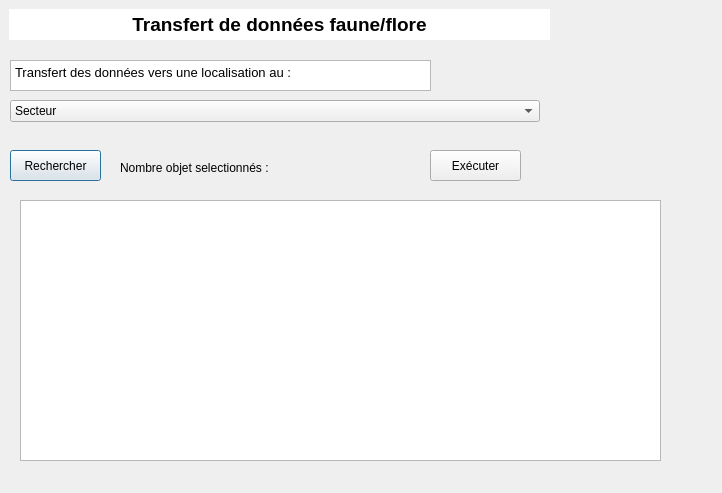
<?xml version="1.0" encoding="UTF-8"?>
<ui version="4.0">
 <class>dlg_settings</class>
 <widget class="QDialog" name="dlg_settings">
  <property name="geometry">
   <rect>
    <x>0</x>
    <y>0</y>
    <width>722</width>
    <height>493</height>
   </rect>
  </property>
  <property name="windowTitle">
   <string>Settings</string>
  </property>
  <property name="autoFillBackground">
   <bool>true</bool>
  </property>
  <property name="locale">
   <locale language="English" country="UnitedStates"/>
  </property>
  <widget class="QTextEdit" name="lbl_title">
   <property name="enabled">
    <bool>true</bool>
   </property>
   <property name="geometry">
    <rect>
     <x>9</x>
     <y>9</y>
     <width>541</width>
     <height>31</height>
    </rect>
   </property>
   <property name="focusPolicy">
    <enum>Qt::NoFocus</enum>
   </property>
   <property name="autoFillBackground">
    <bool>false</bool>
   </property>
   <property name="frameShape">
    <enum>QFrame::NoFrame</enum>
   </property>
   <property name="frameShadow">
    <enum>QFrame::Raised</enum>
   </property>
   <property name="lineWidth">
    <number>0</number>
   </property>
   <property name="html">
    <string>&lt;!DOCTYPE HTML PUBLIC &quot;-//W3C//DTD HTML 4.0//EN&quot; &quot;http://www.w3.org/TR/REC-html40/strict.dtd&quot;&gt;
&lt;html&gt;&lt;head&gt;&lt;meta name=&quot;qrichtext&quot; content=&quot;1&quot; /&gt;&lt;style type=&quot;text/css&quot;&gt;
p, li { white-space: pre-wrap; }
&lt;/style&gt;&lt;/head&gt;&lt;body style=&quot; font-family:'Ubuntu'; font-size:11pt; font-weight:400; font-style:normal;&quot;&gt;
&lt;p align=&quot;center&quot; style=&quot; margin-top:0px; margin-bottom:0px; margin-left:0px; margin-right:0px; -qt-block-indent:0; text-indent:0px;&quot;&gt;&lt;span style=&quot; font-family:'MS Shell Dlg 2'; font-size:14pt; font-weight:600;&quot;&gt;Transfert de données faune/flore&lt;/span&gt;&lt;/p&gt;&lt;/body&gt;&lt;/html&gt;</string>
   </property>
  </widget>
  <widget class="QComboBox" name="cbx_typCible">
   <property name="geometry">
    <rect>
     <x>10</x>
     <y>100</y>
     <width>530</width>
     <height>22</height>
    </rect>
   </property>
   <item>
    <property name="text">
     <string>Secteur</string>
    </property>
   </item>
   <item>
    <property name="text">
     <string>Gîte Chiro</string>
    </property>
   </item>
   <item>
    <property name="text">
     <string>Site CEN</string>
    </property>
   </item>
   <item>
    <property name="text">
     <string>Sous-Site CEN</string>
    </property>
   </item>
  </widget>
  <widget class="QTextEdit" name="lbl_typCible">
   <property name="geometry">
    <rect>
     <x>10</x>
     <y>60</y>
     <width>421</width>
     <height>31</height>
    </rect>
   </property>
   <property name="html">
    <string>&lt;!DOCTYPE HTML PUBLIC &quot;-//W3C//DTD HTML 4.0//EN&quot; &quot;http://www.w3.org/TR/REC-html40/strict.dtd&quot;&gt;
&lt;html&gt;&lt;head&gt;&lt;meta name=&quot;qrichtext&quot; content=&quot;1&quot; /&gt;&lt;style type=&quot;text/css&quot;&gt;
p, li { white-space: pre-wrap; }
&lt;/style&gt;&lt;/head&gt;&lt;body style=&quot; font-family:'Ubuntu'; font-size:11pt; font-weight:400; font-style:normal;&quot;&gt;
&lt;p style=&quot; margin-top:0px; margin-bottom:0px; margin-left:0px; margin-right:0px; -qt-block-indent:0; text-indent:0px;&quot;&gt;&lt;span style=&quot; font-family:'MS Shell Dlg 2'; font-size:9.75pt;&quot;&gt;Transfert des données vers une localisation au :&lt;/span&gt;&lt;/p&gt;&lt;/body&gt;&lt;/html&gt;</string>
   </property>
  </widget>
  <widget class="QPushButton" name="btn_recherch">
   <property name="geometry">
    <rect>
     <x>10</x>
     <y>150</y>
     <width>91</width>
     <height>31</height>
    </rect>
   </property>
   <property name="text">
    <string>Rechercher</string>
   </property>
  </widget>
  <widget class="QLabel" name="lbl_nbObjSel">
   <property name="geometry">
    <rect>
     <x>120</x>
     <y>160</y>
     <width>201</width>
     <height>16</height>
    </rect>
   </property>
   <property name="text">
    <string>Nombre objet selectionnés :</string>
   </property>
  </widget>
  <widget class="QPushButton" name="btn_exec">
   <property name="geometry">
    <rect>
     <x>430</x>
     <y>150</y>
     <width>91</width>
     <height>31</height>
    </rect>
   </property>
   <property name="text">
    <string>Exécuter</string>
   </property>
  </widget>
  <widget class="QListWidget" name="lst_cibles">
   <property name="geometry">
    <rect>
     <x>20</x>
     <y>200</y>
     <width>641</width>
     <height>261</height>
    </rect>
   </property>
  </widget>
 </widget>
 <resources/>
 <connections/>
</ui>
